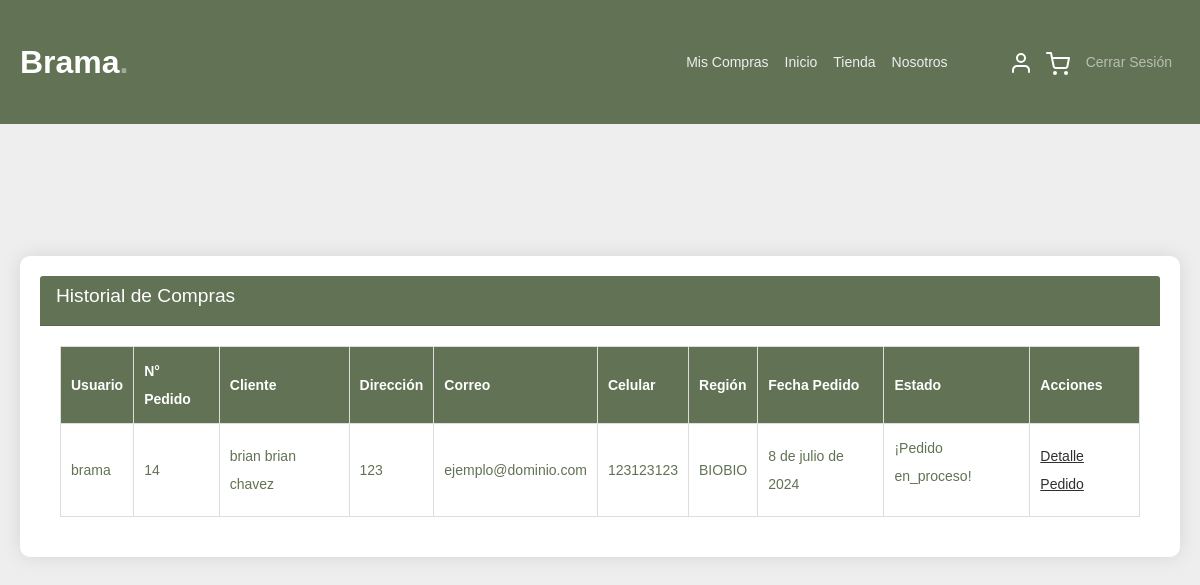
Page /miscompras/ (signed in) on the committed database.
### aplicacion/models.py (models this page shows, shortened)
class Pedido(models.Model):
    usuario = models.ForeignKey(Usuario, on_delete=models.PROTECT)
    id = models.AutoField(primary_key=True)
    nombre_cliente = models.CharField(max_length=100)
    direccion = models.CharField(max_length=200)
    correo = models.EmailField()
    celular = models.CharField(max_length=20)
    region = models.CharField(max_length=25, choices=REGIONES, default='CONCEPCION')
    fecha_pedido = models.DateField(auto_now_add=True)
    boleta = models.CharField(max_length=15, choices=[
        ('sin_boleta', 'Sin boleta'),
        ('con_boleta', 'Con boleta'),
    ])
    estado = models.CharField(max_length=20, choices=[
        ('cancelado', 'Cancelado'),
        ('en_proceso', 'En Proceso'),
        ('finalizado', 'Finalizado'),
    ], default='en_proceso')
    adicional = models.TextField(blank=True, null=True)  # Añadimos el campo adicional

### aplicacion/views.py (the view)
# urls.py: path('miscompras/', miscompras, name='miscompras'),
@login_required
def miscompras(request):
    user = request.user
    usr = get_object_or_404(Usuario, nombusuario=user)
    pedidos = Pedido.objects.filter(usuario_id=usr)
    datos = {
        'pedidos': pedidos,
        'detallepedido': detallepedido,
    }
    return render(request, "aplicacion/miscompras.html", datos)

### aplicacion/templates/aplicacion/miscompras.html (shortened to what this page needs)
{% load static %}
<!DOCTYPE html>
<html lang="es">
<head>
    <link href="{% static 'aplicacion/css/bootstrap.min.css' %}" rel="stylesheet">
    <link rel="stylesheet" href="https://cdnjs.cloudflare.com/ajax/libs/font-awesome/6.0.0-beta3/css/all.min.css">
    <link href="{% static 'aplicacion/css/tiny-slider.css' %}" rel="stylesheet">
    <link href="{% static 'aplicacion/css/style.css' %}" rel="stylesheet">
    <link href="{% static 'aplicacion/css/stylemiscompras.css' %}" rel="stylesheet">
</head>
<body>
<nav class="custom-navbar navbar navbar-expand-md navbar-dark bg-dark" aria-label="Furni navigation bar">
    <div class="container">
        <a class="navbar-brand" href="{% url 'index' %}">Brama<span>.</span></a>
        <div class="collapse navbar-collapse" id="navbarsFurni">
            <ul class="navbar-nav ms-auto mb-2 mb-md-0">
                <li class="nav-item">
                    <a class="nav-link" href="{% url 'miscompras' %}" style="color: #EEEEEE;">Mis Compras</a>
                </li>
                <li class="nav-item">
                    <a class="nav-link" href="{% url 'index' %}" style="color: #EEEEEE;">Inicio</a>
                </li>
                <li class="nav-item">
                    <a class="nav-link" href="{% url 'shop' %}" style="color: #EEEEEE;">Tienda</a>
                </li>
                <li class="nav-item">
                    <a class="nav-link" href="{% url 'about' %}" style="color: #EEEEEE;">Nosotros</a>
                </li>
            </ul>
            <ul class="navbar-nav mb-2 mb-md-0 ms-5">
                <li class="nav-item">
                    <a class="nav-link" href="{% url "login" %}"><img src="{% static "aplicacion/img/user.svg" %}"></a>
                </li>
                <li class="nav-item">
                    <a class="nav-link" href="{% url "cart" %}"><img src="{% static "aplicacion/img/cart.svg" %}"></a>
                </li>
                <li><a class="nav-link" href="{% url 'salir' %}">Cerrar Sesión</a></li>
            </ul>
        </div>
    </div>
</nav>
<div class="untree_co-section product-section before-footer-section">
    <div class="container">
        <div class="row">
            <div class="col-lg-12">
                <div class="card">
                    <div class="card-header">
                        <h2 class="card-title">Historial de Compras</h2>
                    </div>
                    <div class="card-body">
                        <table class="product-table">
                            <thead>
                                <tr>
                                    <th>Usuario</th>
                                    <th>N° Pedido</th>
                                    <th>Cliente</th>
                                    <th>Dirección</th>
                                    <th>Correo</th>
                                    <th>Celular</th>
                                    <th>Región</th>
                                    <th>Fecha Pedido</th>
                                    <th>Estado</th>
                                    <th>Acciones</th>
                                </tr>
                            </thead>
                            <tbody>
                                {% for pedido in pedidos %}
                                <tr>
                                    <td>{{ request.user.username }}</td>
                                    <td>{{ pedido.id }}</td>
                                    <td>{{ pedido.nombre_cliente }}</td>
                                    <td>{{ pedido.direccion }}</td>
                                    <td>{{ pedido.correo }}</td>
                                    <td>{{ pedido.celular }}</td>
                                    <td>{{ pedido.region }}</td>
                                    <td>{{ pedido.fecha_pedido }}</td>
                                    <td><p class="success">¡Pedido {{pedido.estado}}!</p></td>
                                    <td><a href="{% url 'detallepedido' pedido.id %}">Detalle Pedido</a></td>
                                </tr>
                                {% endfor %}
                            </tbody>
                        </table>
                    </div>
                </div>
            </div>
        </div>
    </div>
</div>
</body>
</html>

### aplicacion/static/aplicacion/css/style.css (style rules this page uses)
body { overflow-x: hidden; position: relative; }
body { font-family: "Inter", sans-serif; font-weight: 400; line-height: 28px; color: #6a6a6a; font-size: 14px; background-color: #eff2f1; }
a { text-decoration: none; -webkit-transition: .3s all ease; -o-transition: .3s all ease; transition: .3s all ease; color: #2f2f2f; text-decoration: underline; }
.custom-navbar { background: #627254 !important; padding-top: 20px; padding-bottom: 20px; }
.custom-navbar .navbar-brand { font-size: 32px; font-weight: 600; }
.custom-navbar .navbar-brand > span { opacity: .4; }
.product-section { padding: 7rem 0; }
.before-footer-section { padding: 7rem 0 12rem 0 !important; }
.untree_co-section { padding: 7rem 0; }
:root { --dark-green: #627254; --light-green: #76885B; --gray: #DDDDDD; --light-gray: #EEEEEE; }
body { background-color: var(--light-gray); color: var(--dark-green); }
body { font-family: 'Roboto', sans-serif; background-color: #EEEEEE; }
.card { background-color: #FFFFFF; box-shadow: 0 4px 8px rgba(0,0,0,0.1); border-radius: 8px; padding: 20px; transition: transform 0.3s ease; }

### aplicacion/static/aplicacion/css/stylemiscompras.css (style rules this page uses)
body { font-family: Arial, sans-serif; background-color: #EEEEEE; }
.container { max-width: 1200px; margin: auto; padding: 20px; }
.card { border: none; border-radius: 10px; box-shadow: 0 0 20px rgba(0, 0, 0, 0.1); margin-bottom: 20px; background-color: #FFFFFF; }
.card-header { background-color: #627254; color: #FFFFFF; }
.card-body { padding: 20px; }
.card-title { font-size: 1.2rem; margin-bottom: 10px; }
.product-table { width: 100%; border-collapse: collapse; }
.product-table th, .product-table td { padding: 10px; border: 1px solid #DDDDDD; }
.product-table th { background-color: #627254; color: #FFFFFF; }
.product-table td { text-align: left; }

### rows in the picture
Pedido: id "14", nombre_cliente "brian brian chavez", direccion "123", correo "ejemplo@dominio.com", celular "123123123", region "BIOBIO", fecha_pedido "8 de julio de 2024", estado "en_proceso"

### other values in the picture
{{ request.user.username }} "brama"
